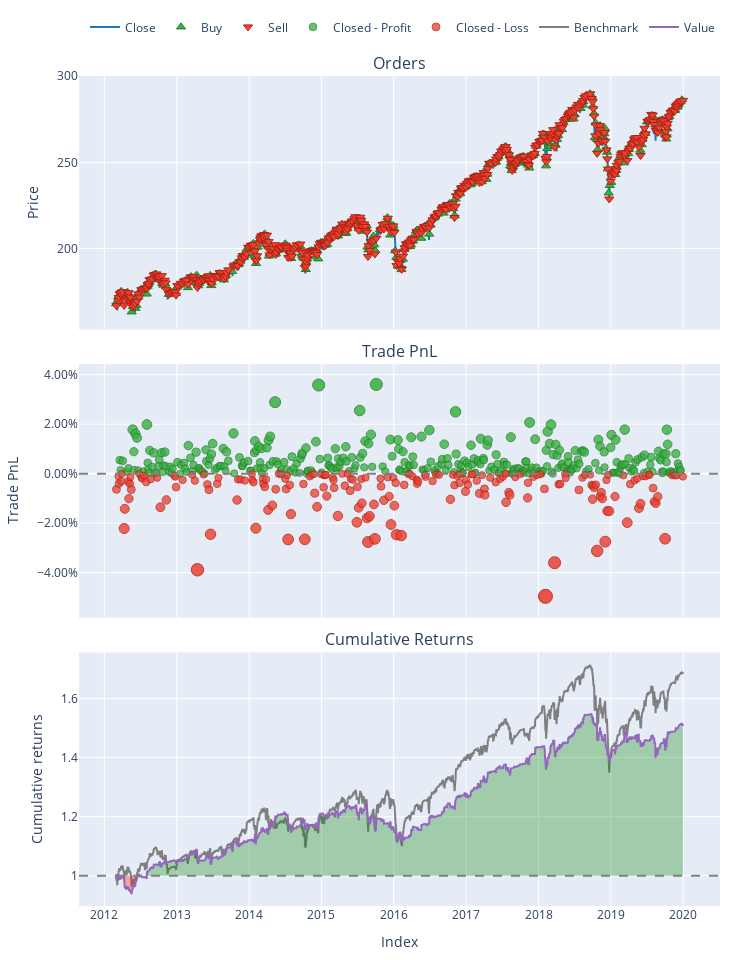

Notebook code cell kept with this figure:
### Code cell
portfolio.plot().show()

### Figure 1 — Plotly figure (JSON) as saved in the notebook; plotly's stock layout.template omitted (floating-point values rounded to 4 significant figures; data arrays with more than 128 entries replaced by an {"elided": "..."} marker saying what was removed)
{"data": [{"legendgroup": "0", "line": {"color": "#1f77b4"}, "name": "Close", "showlegend": true, "type": "scatter", "uid": "a2f95ceb-090e-4f98-a9ac-bf5b4bd864d3", "x": {"elided": "1968 str values"}, "xaxis": "x", "y": {"elided": "1968 float values"}, "yaxis": "y"}, {"customdata": {"elided": "523x3 float values"}, "hovertemplate": "Order Id: %{customdata[0]}<br>Timestamp: %{x}<br>Price: %{y}<br>Size: %{customdata[1]:.6f}<br>Fees: %{customdata[2]:.6f}", "legendgroup": "1", "marker": {"color": "#37B13F", "line": {"color": "rgb(38,123,44)", "width": 1}, "size": 8, "symbol": "triangle-up"}, "mode": "markers", "name": "Buy", "type": "scatter", "uid": "216efd47-e7f3-4eff-a677-1cd2b8c8f294", "x": {"elided": "523 str values"}, "xaxis": "x", "y": {"elided": "523 float values"}, "yaxis": "y"}, {"customdata": {"elided": "523x3 float values"}, "hovertemplate": "Order Id: %{customdata[0]}<br>Timestamp: %{x}<br>Price: %{y}<br>Size: %{customdata[1]:.6f}<br>Fees: %{customdata[2]:.6f}", "legendgroup": "2", "marker": {"color": "#EA4335", "line": {"color": "rgb(181,31,18)", "width": 1}, "size": 8, "symbol": "triangle-down"}, "mode": "markers", "name": "Sell", "type": "scatter", "uid": "06310c47-5e18-4521-b7d6-5faf5c18f741", "x": {"elided": "523 str values"}, "xaxis": "x", "y": {"elided": "523 float values"}, "yaxis": "y"}, {"customdata": {"elided": "329x4 float values"}, "hovertemplate": "Exit Trade Id: %{customdata[0]}<br>Position Id: %{customdata[1]}<br>Exit Timestamp: %{x}<br>PnL: %{customdata[2]:.6f}<br>Return: %{customdata[3]:.2%}", "legendgroup": "3", "marker": {"color": "#37B13F", "line": {"color": "rgb(38,123,44)", "width": 1}, "opacity": {"elided": "329 float values"}, "size": {"elided": "329 float values"}, "symbol": "circle"}, "mode": "markers", "name": "Closed - Profit", "type": "scatter", "uid": "52462556-1ba3-4d8a-9c8e-5c4da83e9274", "x": {"elided": "329 str values"}, "xaxis": "x2", "y": {"elided": "329 float values"}, "yaxis": "y2"}, {"customdata": {"elided": "191x4 float values"}, "hovertemplate": "Exit Trade Id: %{customdata[0]}<br>Position Id: %{customdata[1]}<br>Exit Timestamp: %{x}<br>PnL: %{customdata[2]:.6f}<br>Return: %{customdata[3]:.2%}", "legendgroup": "4", "marker": {"color": "#EA4335", "line": {"color": "rgb(181,31,18)", "width": 1}, "opacity": {"elided": "191 float values"}, "size": {"elided": "191 float values"}, "symbol": "circle"}, "mode": "markers", "name": "Closed - Loss", "type": "scatter", "uid": "721be5ab-ac86-44ff-be35-ed126fab8c35", "x": {"elided": "191 str values"}, "xaxis": "x2", "y": {"elided": "191 float values"}, "yaxis": "y2"}, {"legendgroup": "5", "line": {"color": "#7f7f7f"}, "name": "Benchmark", "showlegend": true, "type": "scatter", "uid": "834f7fea-abe0-499e-b7f3-f950560bb75d", "x": {"elided": "1968 str values"}, "xaxis": "x3", "y": {"elided": "1968 float values"}, "yaxis": "y3"}, {"hoverinfo": "skip", "legendgroup": "6", "line": {"color": "rgba(0, 0, 0, 0)", "width": 0}, "opacity": 0, "showlegend": false, "type": "scatter", "uid": "c18bfe01-42fe-455d-a28c-85f85fe3c1b0", "x": {"elided": "1968 str values"}, "xaxis": "x3", "y": {"elided": "1968 int values"}, "yaxis": "y3"}, {"connectgaps": false, "fill": "tonexty", "fillcolor": "rgba(0, 128, 0, 0.3)", "hoverinfo": "skip", "legendgroup": "6", "line": {"color": "rgba(0, 0, 0, 0)", "width": 0}, "opacity": 0, "showlegend": false, "type": "scatter", "uid": "4c9eb08d-1df2-408f-a8e0-d7ed62daea2b", "x": {"elided": "1968 str values"}, "xaxis": "x3", "y": {"elided": "1968 float values"}, "yaxis": "y3"}, {"hoverinfo": "skip", "legendgroup": "6", "line": {"color": "rgba(0, 0, 0, 0)", "width": 0}, "opacity": 0, "showlegend": false, "type": "scatter", "uid": "a1c3cd3d-d133-4377-8ae1-7a179b56c980", "x": {"elided": "1968 str values"}, "xaxis": "x3", "y": {"elided": "1968 int values"}, "yaxis": "y3"}, {"connectgaps": false, "fill": "tonexty", "fillcolor": "rgba(255, 0, 0, 0.3)", "hoverinfo": "skip", "legendgroup": "6", "line": {"color": "rgba(0, 0, 0, 0)", "width": 0}, "opacity": 0, "showlegend": false, "type": "scatter", "uid": "33afe804-fdcf-4422-8364-5f8b72397706", "x": {"elided": "1968 str values"}, "xaxis": "x3", "y": {"elided": "1968 float values"}, "yaxis": "y3"}, {"legendgroup": "7", "line": {"color": "#9467bd"}, "name": "Value", "showlegend": true, "type": "scatter", "uid": "b7426e5f-f099-4797-9b77-4739f91798af", "x": {"elided": "1968 str values"}, "xaxis": "x3", "y": {"elided": "1968 float values"}, "yaxis": "y3"}, {"hoverinfo": "skip", "legendgroup": "6", "line": {"color": "rgba(0, 0, 0, 0)", "width": 0}, "opacity": 0, "showlegend": false, "type": "scatter", "uid": "db4ef161-7ac5-4a67-9a1a-93b394854801", "x": {"elided": "1968 str values"}, "xaxis": "x3", "y": {"elided": "1968 int values"}, "yaxis": "y3"}], "layout": {"annotations": [{"font": {"size": 16}, "showarrow": false, "text": "Orders", "x": 0.5, "xanchor": "center", "xref": "paper", "y": 1, "yanchor": "bottom", "yref": "paper"}, {"font": {"size": 16}, "showarrow": false, "text": "Trade PnL", "x": 0.5, "xanchor": "center", "xref": "paper", "y": 0.6528, "yanchor": "bottom", "yref": "paper"}, {"font": {"size": 16}, "showarrow": false, "text": "Cumulative Returns", "x": 0.5, "xanchor": "center", "xref": "paper", "y": 0.3056, "yanchor": "bottom", "yref": "paper"}], "height": 960, "legend": {"orientation": "h", "traceorder": "normal", "x": 1, "xanchor": "right", "y": 1.042, "yanchor": "bottom"}, "margin": {"b": 30, "l": 30, "r": 30, "t": 30}, "shapes": [{"line": {"color": "gray", "dash": "dash"}, "type": "line", "x0": 0, "x1": 1, "xref": "paper", "y0": 0, "y1": 0, "yref": "y2"}, {"line": {"color": "gray", "dash": "dash"}, "type": "line", "x0": 0, "x1": 1, "xref": "paper", "y0": 1, "y1": 1, "yref": "y3"}], "showlegend": true, "width": 750, "xaxis": {"anchor": "y", "domain": [0, 1], "matches": "x3", "showticklabels": false}, "xaxis2": {"anchor": "y2", "domain": [0, 1], "matches": "x3", "showticklabels": false}, "xaxis3": {"anchor": "y3", "domain": [0, 1], "title": {"text": "Index"}}, "yaxis": {"anchor": "x", "domain": [0.6944, 1], "title": {"text": "Price"}}, "yaxis2": {"anchor": "x2", "domain": [0.3472, 0.6528], "tickformat": ".2%", "title": {"text": "Trade PnL"}}, "yaxis3": {"anchor": "x3", "domain": [0, 0.3056], "title": {"text": "Cumulative returns"}}}}
